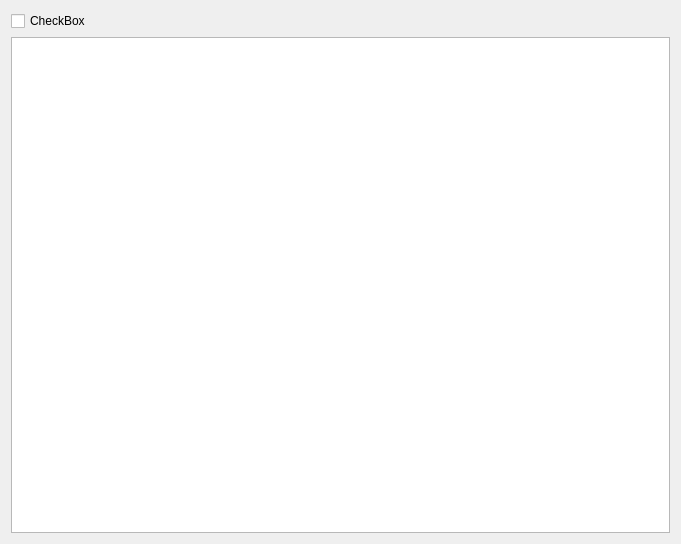
<?xml version="1.0" encoding="UTF-8"?>
<ui version="4.0">
 <class>showClient</class>
 <widget class="QWidget" name="showClient">
  <property name="geometry">
   <rect>
    <x>0</x>
    <y>0</y>
    <width>681</width>
    <height>544</height>
   </rect>
  </property>
  <property name="windowTitle">
   <string>Form</string>
  </property>
  <layout class="QVBoxLayout" name="verticalLayout_2">
   <item>
    <layout class="QVBoxLayout" name="verticalLayout">
     <item>
      <widget class="QCheckBox" name="checkBox">
       <property name="text">
        <string>CheckBox</string>
       </property>
      </widget>
     </item>
     <item>
      <widget class="QTableWidget" name="tableWidget"/>
     </item>
    </layout>
   </item>
  </layout>
 </widget>
 <resources/>
 <connections/>
</ui>
